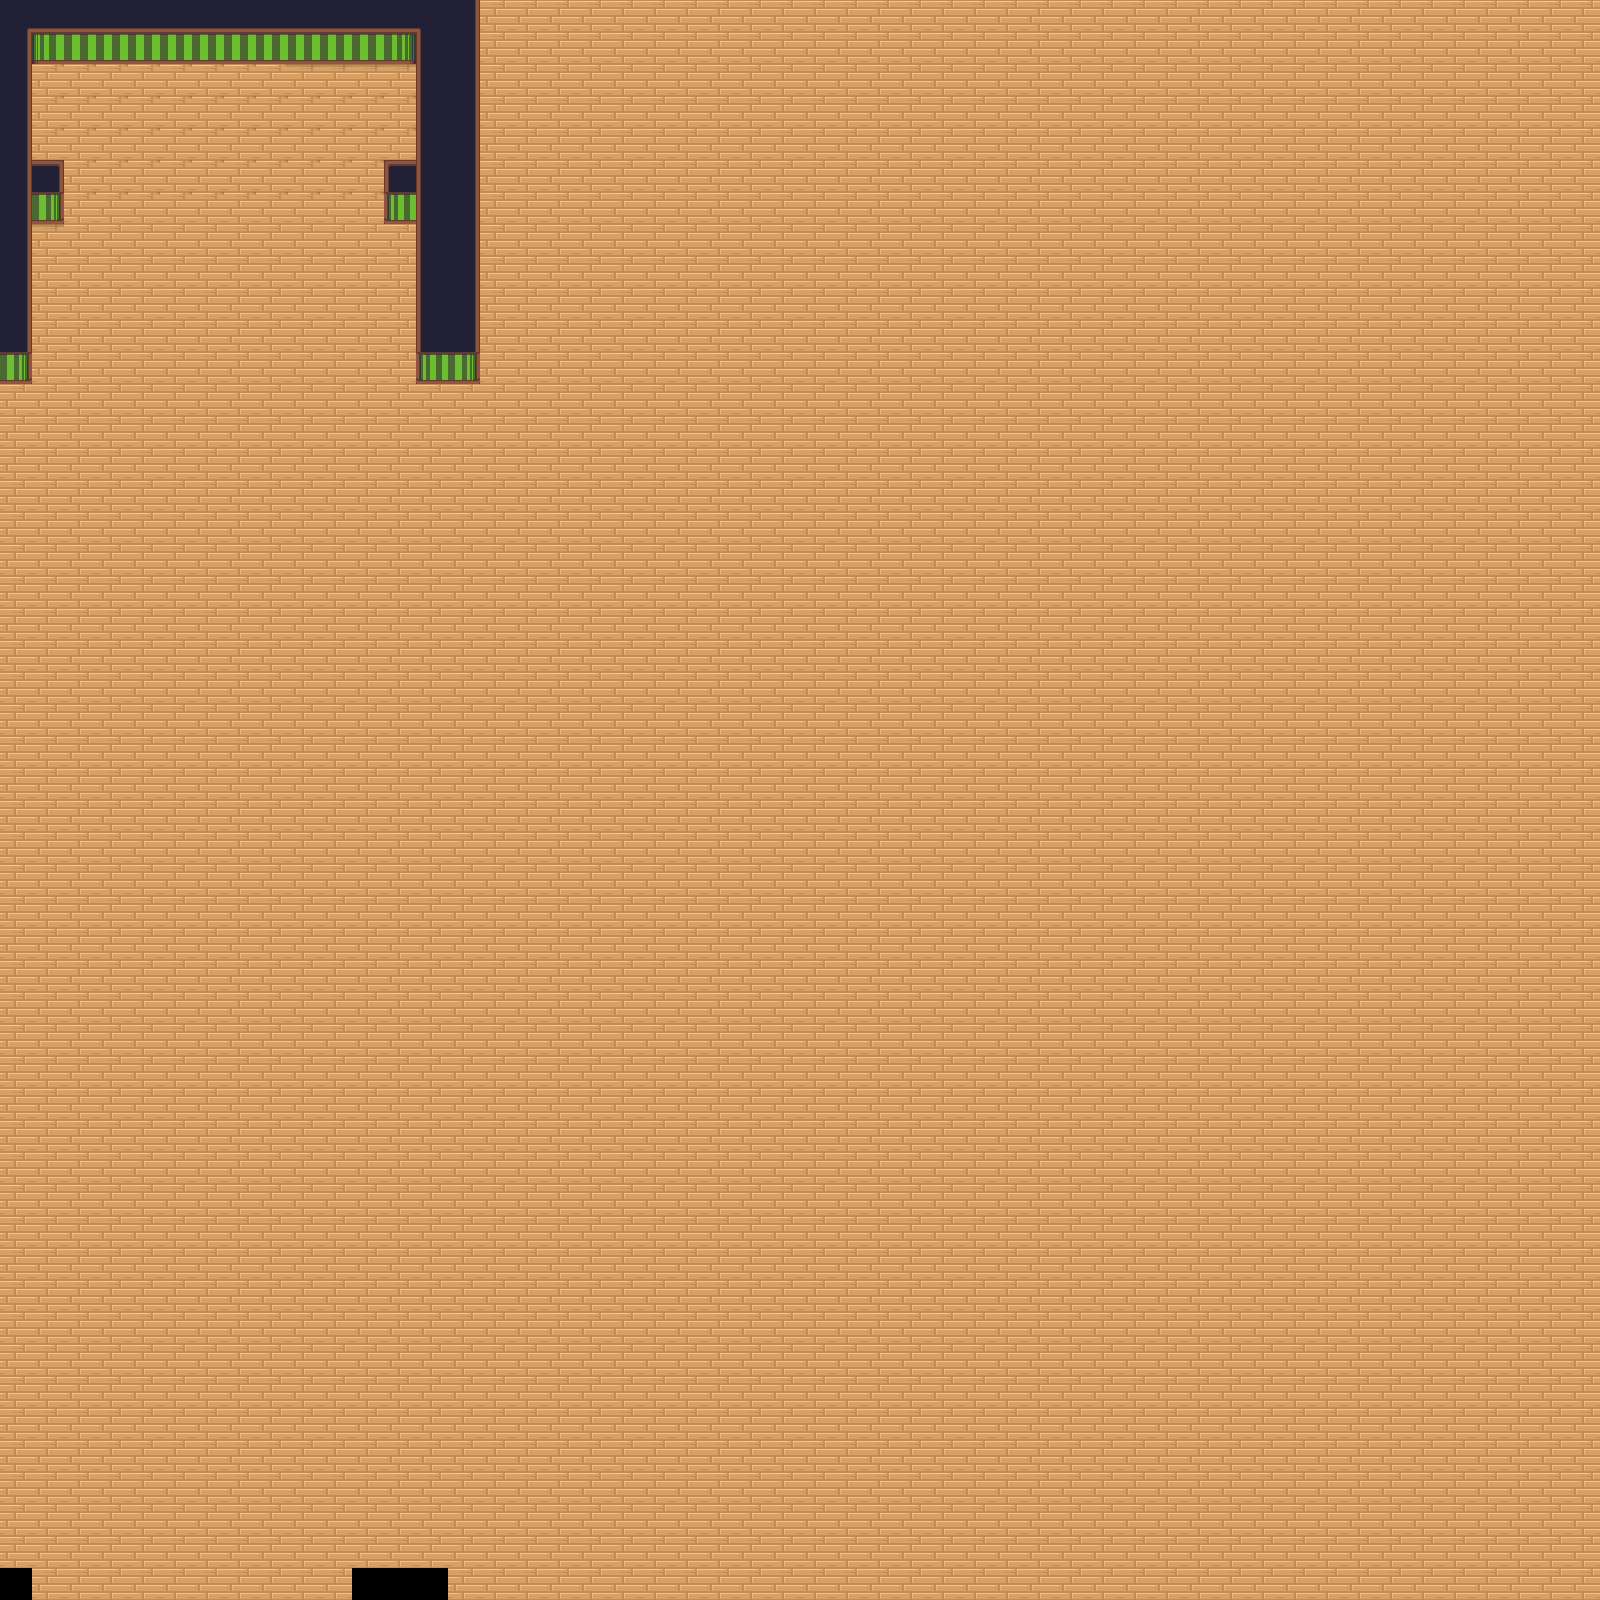

A 2D game scene composited from a Tiled map and its tileset images. What follows is a short description and the map's XML, with each tile layer's data collapsed to a summary:
An orthogonal 50x50 tile map with 32x32 px tiles, 1 tile layer (Calque 1).

<map version="1.2" tiledversion="1.3.2" orientation="orthogonal" renderorder="right-down" compressionlevel="-1" width="50" height="50" tilewidth="32" tileheight="32" infinite="0" nextlayerid="2" nextobjectid="1">
 <tileset firstgid="1" source="murplein.tsx" />
 <layer id="1" name="Calque 1" width="50" height="50">
  <data>[2500 cells, 2496 non-empty, 18 distinct tile ids]</data>
 </layer>
</map>
